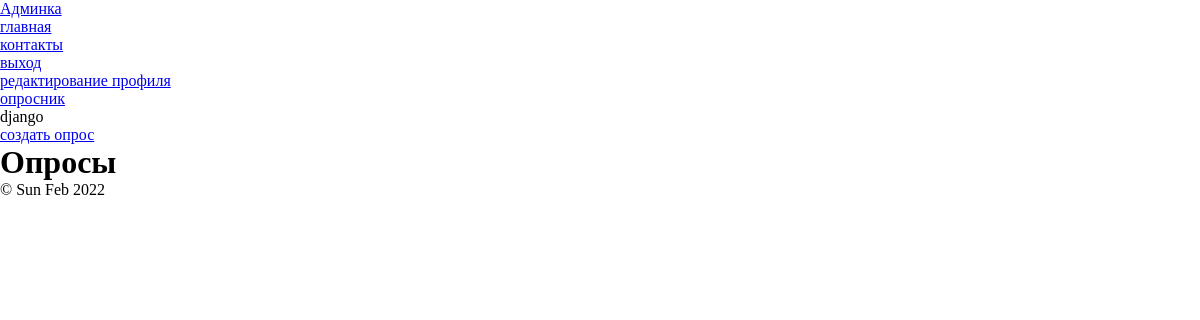
The page /poll/poll/ (signed in) on the database as committed earlier.
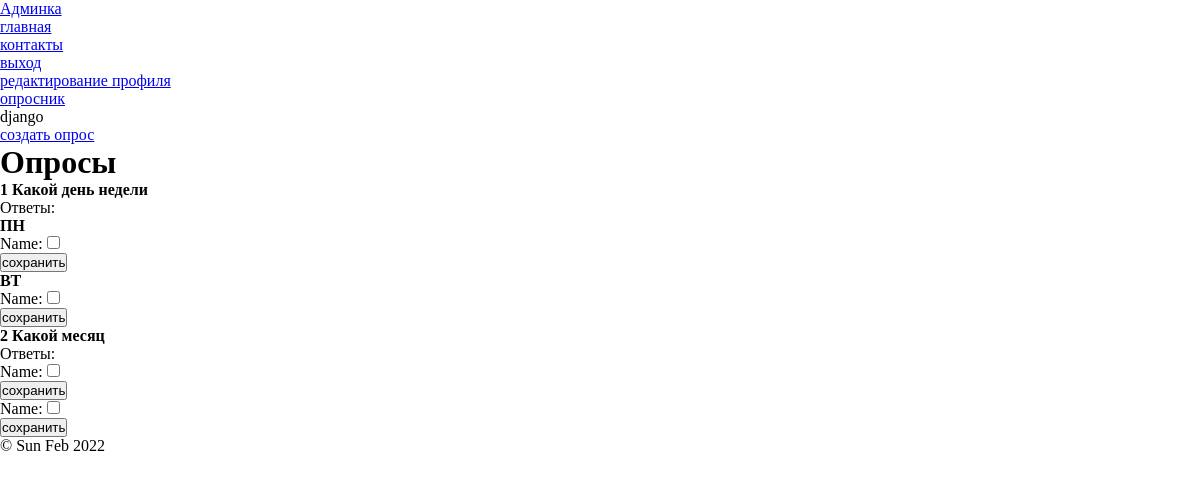
The same page on the database as committed later.
### authapp/models.py (models this page shows)
class PollingUser(AbstractUser):
    avatar = models.ImageField(upload_to='users_avatars', blank=True)

### pollapp/models.py (models this page shows, shortened)
class Questions(models.Model):
    name = models.CharField(max_length=4096, unique=True)
    questions_category_id = models.ForeignKey(QuestionsCategory, on_delete=models.CASCADE)
    created = models.DateTimeField(auto_now_add=True)
    updated = models.DateTimeField(auto_now=True)

class Answer(models.Model):
    name = models.CharField(max_length=4096, blank=True)
    questions_id = models.ForeignKey(Questions, on_delete=models.CASCADE)
    created = models.DateTimeField(auto_now_add=True)
    updated = models.DateTimeField(auto_now=True)
    count = models.PositiveSmallIntegerField(default=0)

### pollapp/views.py (the view)
# urls.py: path('poll/', pollapp.poll, name='poll'),
def poll(request):
    title = 'Опросник'
    questions_list = Questions.objects.all()
    answer_list = Answer.objects.all()
    if request.method == 'POST':
        choise_voit_form = ChoisePollCreateForm(request.POST, request.FILES)
        if choise_voit_form.is_valid():
            choise_voit_form.save()
            return HttpResponseRedirect(reverse('auth:login'))
    else:
        choise_poll_form = ChoisePollCreateForm()
    content = {
        'title': title,
        'questions_list': questions_list,
        'answer_list': answer_list,
        'choise_poll_form': choise_poll_form
    }
    return render(request, 'pollapp/poll.html', content)

### pollapp/forms.py
class ChoisePollCreateForm(forms.ModelForm):
    class Meta:
        model = ChoisePoll
        fields = ('name',)

### pollapp/templates/pollapp/poll.html (shortened to what this page needs)
{% extends 'mainapp/base.html' %}
{% load static %}
{% block content %}
    <ul class="menu">
        <li><a href="{% url 'poll:quest' %}"> создать опрос </a></li>
    </ul>
    <h1>Опросы</h1>
    {% for question in questions_list %}
        <h4>{{ question.id }} {{ question.name }}</h4>
        Ответы:
        {% for answer in answer_list %}
            {% if answer.questions_id_id == question.id %}
                <h4>{{ answer.name }}</h4>
            {% endif %}
                <form class="my_form_class" action= "{% url 'poll:poll' %}" method="post" enctype="multipart/form-data">
                    {{ choise_poll_form.as_p }}
                    <input type="submit" value="сохранить">
                </form>
        {% endfor %}
    {% endfor %}
{% endblock %}

### mainapp/templates/mainapp/base.html (shortened to what this page needs)
<!DOCTYPE html>
{% load static %}
<html lang="en">
<head>
    {% block css %}
        <link rel="stylesheet" type="text/css" href='{% static "css/style.css"%}'>
    {% endblock %}
</head>
<body>
    <div class="container">
        {% block menu %}
            <ul class="menu">
                {% if user.is_superuser %}
                <li><a href="/admin"> Админка </a></li>
                {% endif %}
                <li><a href="{% url 'main' %}">главная</a></li>
                <li><a href="http://igornsk.pythonanywhere.com/contacts/">контакты</a></li>
                {% if user.is_authenticated %}
                <li><a href="{% url 'auth:logout' %}"> выход </a></li>
                <li><a href="{% url 'auth:edit' %}"> редактирование профиля </a></li>
                <li><a href="{% url 'poll:poll' %}"> опросник </a></li>
                {% else %}
                <li><a href="{% url 'auth:login' %}"> вход </a></li>
                <li><a href="{% url 'auth:register' %}"> регистрация </a></li>
                {% endif %}
            </ul>
        {% endblock %}
            {% if user.is_authenticated %}
            {{ user.username|default:'Пользователь' }}
                    {% block content %}
                    {% endblock %}
            {% else %}
            NO REGISTRATIONS
            {% endif %}
	</div>
        {% block footer %}
    <p> &copy; {% now "D M Y" %} </p>
        {% endblock %}
</body>
</html>

### static/css/style.css (style rules this page uses)
* { margin: 0; padding: 0; }

Rows that differ between the two databases and show on the page:
added Questions: id "1", name "Какой день недели"
added Answer: name "ПН"
added Answer: name "ВТ"
added Questions: id "2", name "Какой месяц"
